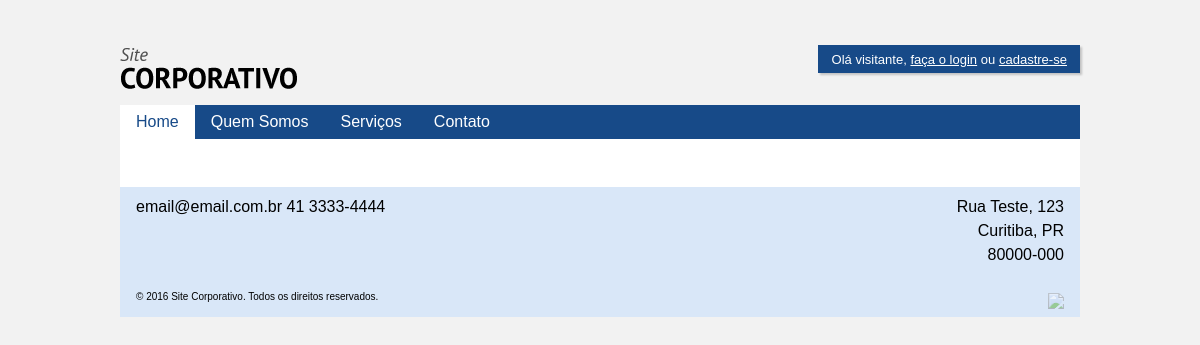
The page / on the database its author committed.
### tables this page shows
CREATE TABLE IF NOT EXISTS `sc_paginas` (
  `id` smallint(5) unsigned NOT NULL AUTO_INCREMENT,
  `nome` varchar(200) NOT NULL,
  `titulo` varchar(200) NOT NULL,
  `codigo` varchar(50) NOT NULL,
  `texto` text,
  `mae` tinyint(4) DEFAULT NULL,
  `ordem` tinyint(4) NOT NULL DEFAULT '0',
  `menu` tinyint(4) NOT NULL DEFAULT '1',
  `template` varchar(50) NOT NULL DEFAULT 'padrao',
  `submenu` tinyint(4) NOT NULL DEFAULT '0' COMMENT 'se tem submenu',
  `editavel` tinyint(4) NOT NULL DEFAULT '0' COMMENT '0=não, 1=sim',
  `ativo` tinyint(3) unsigned NOT NULL DEFAULT '1' COMMENT '0=não, 1=sim',
  PRIMARY KEY (`id`),
  KEY `ordem` (`ordem`)
);

### application/core/MY_Controller.php (called while the page is built, shortened)
<?php
class MY_Controller extends CI_Controller {
    function __construct()
    {
		$this->data = array();
		$this->site_lang = 'pt';
		$this->data['meta_desc'] = '';
		$this->data['meta_robots'] = 'index, follow';
		$this->data['meta_lang'] = 'pt-BR';
		$this->data['site_lang'] = $this->site_lang;
		$this->data['head_files'] = array();
		$this->data['footer_files'] = array();
		$this->data['head_code'] = '';
		$this->data['footer_code'] = '';
		$this->data['site_title'] = $this->config->item('site_title');
		$this->load->model("Session_model",'sess');
    }
	function _set_title($value, $args = array()) {
		extract($args);
		$title = $value;
		$this->data['site_title'] = $title;
	}
	function _render($page = null, $data = array(), $template = null) {
		if($this->uri->segment(1) != 'admin') {
			$this->load->model('Paginas_model','pag');
			$this->data['secoes_menu'] = $this->pag->get_all(array('ativo' => 1, 'menu' => 1));
			$this->data['rodape_esq'] = $this->pag->get_by_cod('rodape_esq');
			$this->data['rodape_dir'] = $this->pag->get_by_cod('rodape_dir');
		}
		$this->data = array_merge($this->data,$data);
		$barpos = strpos($page,'/');
		$keyword = substr($page,0,$barpos);
		$this->data['rendered_page'] = $this->load->view($page,$this->data,true);
		if($template == null) {
			$template = $keyword;
		}
		$this->load->view('templates/'.$template, $this->data);
	}
}
?>

### application/controllers/Home.php (called while the page is built, shortened)
<?php
class Home extends MY_Controller {
	function index() {
		$data['slides'] = $this->sli->get_imagens();
		$title = $this->config->item('site_title');
		$data['meta_desc'] = $title;
		$this->_render('frontend/home',$data);
	}
}
?>

### index.php (called while the page is built, shortened)
<?php
require_once BASEPATH.'core/CodeIgniter.php';

### application/core/MY_Model.php (called while the page is built, shortened)
<?php
class MY_Model extends CI_Model {
	function __construct() {
		$this->_prefix = $this->config->item('_prefix');
	}
	function get_entries($args = array()) {
		$change_page = true;
		$select = '*';
		extract($args);
		if(isset($per_page) && $per_page > 0 && $change_page) {
			$current = $this->uri->segment($this->uri->total_segments());
			if(!strstr($current,'p-')) {
				$current = 0;
			} else {
				$current = str_replace('p-','',$current);
				if(!is_numeric($current)) {
					$current = 0;
				}
			}
		}
		$str = "SELECT $select FROM $this->_prefix$from ";
		if(isset($where) && !empty($where)) {
			$str .= "WHERE $where ";
		}
		if(isset($order_by) && !empty($order_by)) {
			$str .= "ORDER BY $order_by ";
		}
		if(isset($per_page) && $per_page > 0 && $change_page) {
			$str .= "LIMIT $current, $per_page ";
		}
		$query = $this->db->query($str);
		if(isset($single) && $single == true) {
			return $query->row();
		} else {
			return $query->result();
		}
	}
}
?>

### application/models/Paginas_model.php (called while the page is built, shortened)
<?php
class Paginas_model extends MY_Model {
	function __construct() {
        $this->tbl = 'paginas';
    }
	function get_all($args = array()) {
		$per_page = 20;
		extract($args);
		$params = array(
						'from' => $this->tbl,
						'order_by' => 'menu ASC, ordem ASC, nome ASC',
						'where' => '1=1',
						'per_page' => $per_page
						);
		if(isset($ativo) && is_numeric($ativo)) {
			$params['where'] .= " AND ativo=$ativo ";
		}
		if(isset($menu) && is_numeric($menu)) {
			$params['where'] .= " AND menu=$menu ";
		}
		return $this->get_entries($params);
	}
	function get_by_cod($cod = null) {
		$params = array(
						'where' => "codigo='$cod'",
						'from' => $this->tbl,
						'single' => true
						);
		return $this->get_entries($params);
	}
}
?>

### application/helpers/site_helper.php (called while the page is built, shortened)
<?php
function find_active($needle, $args = null) {
	$haystack = null;
	$only_class = false;
	if(is_array($args)) {
		extract($args);
	} else {
		$haystack = $args;
	}
	if(strstr($haystack,$needle)) {
		if($only_class) {
			return 'ativo';
		} else {
			return 'class="ativo"';
		}
	}
}

### application/views/templates/frontend.php (the view, shortened to what this page needs)
<!doctype html>
<html lang="<?=$site_lang?>">
<head>
	<link rel="stylesheet" href="<?=base_url()?>css/frontend/frontend.css">
</head>
<body class="bd-<?=$this->uri->segment(1,'home')?> bd-<?=$this->uri->segment(2,'generico')?> bd-<?=$this->site_lang?>">
<div class="site">
	<header class="site-cabecalho grupo">
		<a class="site-logo" href="<?=site_url()?>">
			<img src="<?=base_url()?>imagens/estrutura/<?=$this->config->item('arquivo_logo')?>" alt="Voltar para a página inicial - <?=$this->config->item('site_title')?>">
		</a>
		<div class="usuario-meta">
			<?php if($this->session->userdata('logado') && $this->session->userdata('tipo') == 'cliente'): ?>
			<?=$this->session->userdata('nome')?> | <a href="<?=site_url('minha_conta')?>">Minha Conta</a> | <a href="<?=site_url('sessoes/logout')?>">Sair</a>
			<?php else: ?>
			Olá visitante, <a href="<?=site_url('sessoes/login')?>">faça o login</a> ou <a href="<?=site_url('cadastro')?>">cadastre-se</a>
			<?php endif; ?>
		</div>
		<nav class="menu-principal">
			<?php if(isset($secoes_menu) && $secoes_menu): ?>
			<ul class="grupo">
				<?php foreach($secoes_menu as $row): ?>
				<li>
					<a <?=find_active($row->codigo,$this->uri->segment(1,'home'))?>  href="<?=site_url($row->codigo)?>">
						<?=$row->nome?>
					</a>
				</li>
				<?php endforeach; ?>
			</ul>
			<?php else: ?>
			<p>
				Menu não disponível.
			</p>
			<?php endif; ?>
		</nav>
	</header>
	<main class="site-conteudo">
	</main>
	<footer class="site-rodape">
		<div class="grupo">
			<div class="rodape-esq grid2-1">
				<?php if(isset($rodape_esq)): ?>
				<?=$rodape_esq->texto?>
				<?php endif; ?>
			</div>
			<div class="rodape-dir grid2-1 ultima a-dir">
				<?php if(isset($rodape_dir)): ?>
				<?=$rodape_dir->texto?>
				<?php endif; ?>
			</div>
		</div>
		<div class="grupo">
			<small class="copyright">
				&copy; <?=date('Y')?> <?=$this->config->item('site_title')?>. Todos os direitos reservados.
			</small>
			<a title="Desenvolvido por Guilherme Müller" rel="external" href="http://guilhermemuller.com.br" class="credito-gm"><img src="http://guilhermemuller.com.br/imagens/pas_azul.png"></a>
		</div>
	</footer>
</div>
</body>
</html>

### css/frontend/frontend.css (style rules this page uses)
html { overflow-y:scroll }
* { margin:0;padding:0;-webkit-box-sizing:border-box;-moz-box-sizing:border-box;box-sizing:border-box }
ul { list-style:none }
a img,fieldset { border:0 }
img { max-width:100% }
article,aside,details,figcaption,figure,footer,header,hgroup,nav,section,summary,main { display:block }
html { font-size:100%;-webkit-text-size-adjust:100%;-ms-text-size-adjust:100% }
small { font-size:80% }
img { -ms-interpolation-mode:bicubic;vertical-align:middle }
.grupo:before,.grupo:after { content:" ";display:table }
.grupo:after { clear:both }
.grupo { *zoom:1 }
.a-dir,.tabela .a-dir { text-align:right }
body { font-size:1em;color:#000;background:#F2F2F2 }
body,input,textarea,select,button { font-family:sans-serif }
a:link { color:#885517 }
p { font-size:1em;line-height:1.5em;margin-bottom:1.5em }
.site { max-width:60em;min-width:20em;margin:2em auto }
.site-logo { display:block;float:left;margin:1em 0 }
.site-logo img { display:block;margin:0 auto }
.usuario-meta { float:right;background:#174A88;box-shadow:2px 2px 2px rgba(0,0,0,0.2);padding:0.5em 1em;font-size:0.815em;margin:1em 0;color:#FFF }
.usuario-meta a { color:#FFF }
.menu-principal { background:#174A88;clear:both }
.menu-principal li { float:left }
.menu-principal a { display:block;text-decoration:none;padding:0.5em 1em;color:#FFF }
.menu-principal a:hover,.menu-principal a.ativo { background:#FFF;color:#174A88 }
.site-conteudo { background:#FFF;padding:1.5em }
.site-rodape { background:#d9e7f8;padding:0.5em 1em }
.copyright { float:left;display:block;font-size:0.625em }
.credito-gm { float:right;display:block;opacity:0.5;transition:opacity 0.2s ease }
.grid2-1,.grid4-1,.grid4-2,.grid4-3,.grid12-1,.grid12-2,.grid12-3,.grid12-4,.grid12-5,.grid12-6,.grid12-7,.grid12-8,.grid12-9,.grid12-10,.grid12-11,fieldset.grupo .campo { float:left;margin-right:2% }
.ultima,fieldset.grupo .campo.ultima { margin-right:0;float:right }
.grid12-6,.grid2-1,.grid4-2 { width:49% }

### rows shown on the page
sc_paginas: nome "Home"
sc_paginas: nome "Quem Somos"
sc_paginas: nome "Serviços"
sc_paginas: nome "Contato"
sc_paginas: texto "email@email.com.br 41 3333-4444"
sc_paginas: texto "Rua Teste, 123 Curitiba, PR 80000-000"

### other values the page prints
$this->config->item('site_title') "Site Corporativo"
